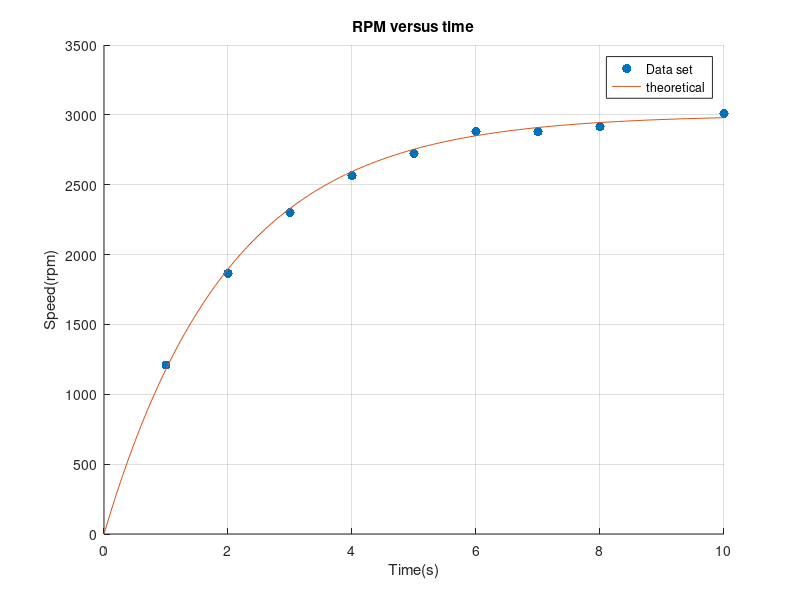

Reproduce this figure in MATLAB.
%Atticus Russell
%2/25/19
%MECE 117
%Homework 6 Problem 2

%ciear variables
clear

%clear command window
clc

%input the data
time=[1,2,3,4,5,6,7,8,10];
rpm=[1210,1866,2301,2564,2724,2881,2879,2915,3010];

ninc=100;
nmax=ninc+1;
tstart=0;
tend=10;
t=zeros(nmax,1);
tinc=(tend-tstart)/ninc;

for n=1:nmax
    t(n)=tstart+(tinc*(n-1));
    a(n)=3000*(1-exp(-.5*t(n)));
   
end
x=1;
hold on
plot(time,rpm,'.','MarkerSize',20)
plot(t,a)
legend('Data set','theoretical')
xlabel('Time(s)')
ylabel('Speed(rpm)')
title('RPM versus time')
grid on
hold off
